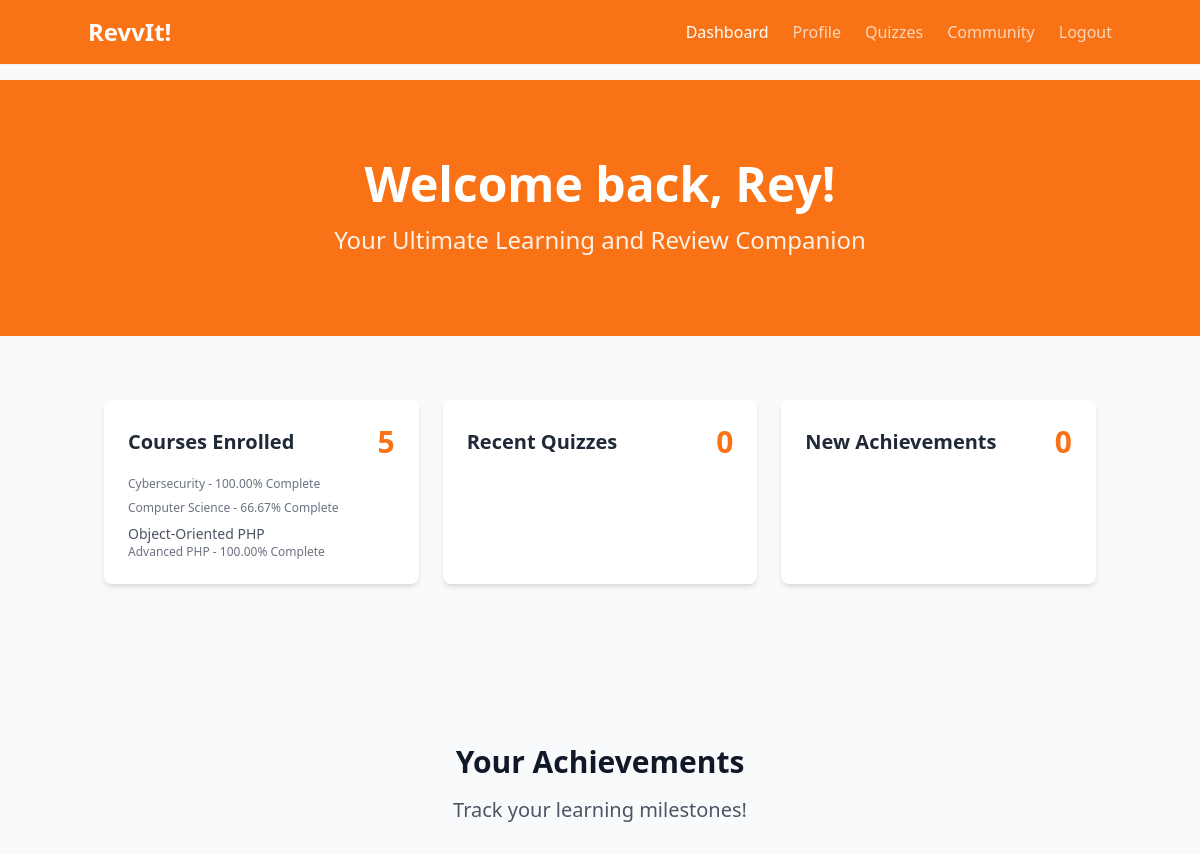
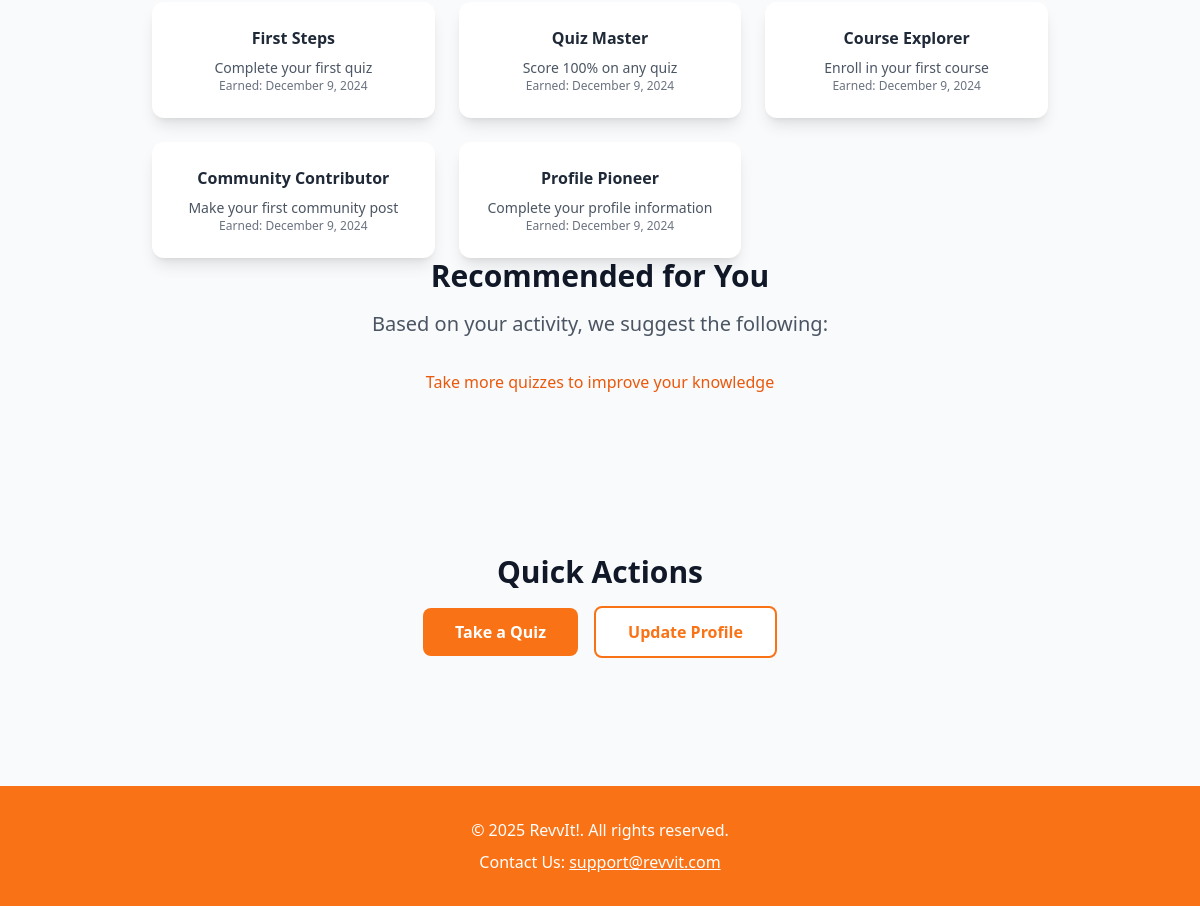
The app's page /dashboard.php (signed in) with its own data (2 pictures, top to bottom).
### tables this page shows
CREATE TABLE `users` (
  `id` int(11) NOT NULL,
  `name` varchar(100) NOT NULL,
  `email` varchar(100) NOT NULL,
  `password` varchar(255) NOT NULL,
  `profile_picture` varchar(255) DEFAULT 'default-profile.png',
  `role` enum('user','admin','moderator') DEFAULT 'user',
  `account_status` enum('active','suspended','inactive') DEFAULT 'active',
  `last_login` timestamp NULL DEFAULT NULL,
  `created_at` timestamp NOT NULL DEFAULT current_timestamp(),
  `updated_at` timestamp NOT NULL DEFAULT current_timestamp() ON UPDATE current_timestamp()
);

CREATE TABLE `user_courses` (
  `id` int(11) NOT NULL,
  `user_id` int(11) NOT NULL,
  `course_id` int(11) NOT NULL,
  `status` enum('enrolled','in_progress','completed','dropped') DEFAULT 'enrolled',
  `progress_percentage` decimal(5,2) DEFAULT 0.00,
  `enrolled_at` timestamp NOT NULL DEFAULT current_timestamp(),
  `completed_at` timestamp NULL DEFAULT NULL,
  `last_accessed` timestamp NULL DEFAULT NULL
);

CREATE TABLE `subjects` (
  `id` int(11) NOT NULL,
  `name` varchar(100) NOT NULL,
  `description` text DEFAULT NULL,
  `icon` varchar(255) DEFAULT NULL,
  `created_at` timestamp NOT NULL DEFAULT current_timestamp()
);

CREATE TABLE `courses` (
  `id` int(11) NOT NULL,
  `subject_id` int(11) NOT NULL,
  `name` varchar(255) NOT NULL,
  `description` text DEFAULT NULL,
  `difficulty_level` enum('beginner','intermediate','advanced') DEFAULT 'beginner',
  `status` enum('draft','published','archived') DEFAULT 'draft',
  `created_at` timestamp NOT NULL DEFAULT current_timestamp(),
  `updated_at` timestamp NOT NULL DEFAULT current_timestamp() ON UPDATE current_timestamp()
);

CREATE TABLE `user_achievements` (
  `id` int(11) NOT NULL,
  `user_id` int(11) NOT NULL,
  `achievement_id` int(11) NOT NULL,
  `earned_at` timestamp NOT NULL DEFAULT current_timestamp()
);

CREATE TABLE `achievements` (
  `id` int(11) NOT NULL,
  `name` varchar(100) NOT NULL,
  `description` text DEFAULT NULL,
  `icon` varchar(255) DEFAULT NULL,
  `points` int(11) DEFAULT 0,
  `created_at` timestamp NOT NULL DEFAULT current_timestamp()
);

### dashboard.php (the view, shortened to what the rows shown need)
<?php
require_once 'db.php';
require_once 'includes/course_functions.php';
require_once 'includes/achievement_functions.php';
$user_id = $_SESSION['user_id'];
$name_query = "SELECT name FROM users WHERE id = ?";
$stmt = $conn->prepare($name_query);
$stmt->bind_param("i", $user_id);
$stmt->execute();
$name_result = $stmt->get_result();
$user_name = $name_result->fetch_assoc()['name'];
$display_name = $user_name ?: $_SESSION['user'];
$user_achievements = getUserAchievements($conn, $user_id);
$courses_query = "SELECT
    c.name as course_name,
    s.name as subject_name,
    uc.progress_percentage,
    uc.enrolled_at,
    uc.status
    FROM user_courses uc
    INNER JOIN courses c ON uc.course_id = c.id
    LEFT JOIN subjects s ON c.subject_id = s.id
    WHERE uc.user_id = ?
    ORDER BY uc.enrolled_at DESC
    LIMIT 3";
try {
    $stmt = $conn->prepare($courses_query);
    if (!$stmt) {
        error_log("Failed to prepare courses query: " . $conn->error);
        $enrolled_courses = [];
        $total_enrolled = 0;
    } else {
        $stmt->bind_param("i", $user_id);
        $stmt->execute();
        $courses_result = $stmt->get_result();
        $enrolled_courses = $courses_result->fetch_all(MYSQLI_ASSOC);
    }
} catch (Exception $e) {
    error_log("Error fetching enrolled courses: " . $e->getMessage());
    $enrolled_courses = [];
    $total_enrolled = 0;
}
?>
<!DOCTYPE html>
<html lang="en">
<head>
    <link href="dist/output.css" rel="stylesheet">
</head>
<body class="bg-gray-50">
    <main class="pt-20 pb-16">
        <div class="bg-gradient-to-r from-primary to-orange-500 text-white py-20">
            <div class="container mx-auto px-4">
                <div class="max-w-4xl mx-auto text-center">
                    <h1 class="text-4xl md:text-5xl font-bold mb-4">Welcome back, <?php echo htmlspecialchars($display_name); ?>!</h1>
                    <p class="text-xl md:text-2xl text-white/90">Your Ultimate Learning and Review Companion</p>
                </div>
            </div>
        </div>
        <div class="container mx-auto px-4 py-16">
            <div class="grid grid-cols-1 md:grid-cols-3 gap-6 mb-8">
                <div class="bg-white rounded-lg shadow-md p-6">
                    <div class="space-y-2">
                        <?php foreach(array_slice($enrolled_courses, 0, 3) as $course): ?>
                        <div class="text-sm text-gray-600">
                            <p class="font-medium"><?php echo htmlspecialchars($course['course_name']); ?></p>
                            <p class="text-xs text-gray-500">
                                <?php echo htmlspecialchars($course['subject_name']); ?> -
                                <?php echo $course['progress_percentage']; ?>% Complete
                            </p>
                        </div>
                        <?php endforeach; ?>
                    </div>
                </div>
            </div>
        </div>
        <div class="container mx-auto px-4 py-16">
            <div class="max-w-4xl mx-auto mb-16">
                <div class="text-center mb-8">
                    <h2 class="text-3xl font-bold text-gray-900 mb-4">Your Achievements</h2>
                </div>
                <div class="grid grid-cols-1 md:grid-cols-3 gap-6">
                    <?php if (!empty($user_achievements)): ?>
                        <?php foreach ($user_achievements as $achievement): ?>
                            <div class="bg-white rounded-xl shadow-lg p-6 flex flex-col items-center text-center transform transition hover:scale-105">
                                <h3 class="font-bold text-gray-800 mb-2"><?php echo htmlspecialchars($achievement['title']); ?></h3>
                                <p class="text-sm text-gray-600"><?php echo htmlspecialchars($achievement['description']); ?></p>
                                <p class="text-xs text-gray-500 mt-3">
                                    Earned: <?php echo date('F j, Y', strtotime($achievement['earned_at'])); ?>
                                </p>
                            </div>
                        <?php endforeach; ?>
                    <?php endif; ?>
                </div>
            </div>
            <div class="text-center mb-8">
                <h2 class="text-3xl font-bold text-gray-900 mb-4">Recommended for You</h2>
            </div>
        </div>
        <div class="bg-gray-50 py-16">
            <div class="container mx-auto px-4">
                <div class="max-w-3xl mx-auto text-center">
                    <h2 class="text-3xl font-bold text-gray-900 mb-4">Quick Actions</h2>
                </div>
            </div>
        </div>
    </main>
</body>
</html>

### records on screen
users: name "Rey"
user_courses: subjects.name "Cybersecurity", progress_percentage "100.00"
user_courses: subjects.name "Computer Science", progress_percentage "66.67"
user_courses: course.name "Object-Oriented PHP", subjects.name "Advanced PHP", progress_percentage "100.00"
user_achievements: achievement.name "First Steps", achievement.description "Complete your first quiz", earned_at "December 9, 2024"
user_achievements: achievement.name "Quiz Master", achievement.description "Score 100% on any quiz", earned_at "December 9, 2024"
user_achievements: achievement.name "Course Explorer", achievement.description "Enroll in your first course", earned_at "December 9, 2024"
user_achievements: achievement.name "Community Contributor", achievement.description "Make your first community post", earned_at "December 9, 2024"
user_achievements: achievement.name "Profile Pioneer", achievement.description "Complete your profile information", earned_at "December 9, 2024"

### other values on screen
$total_enrolled "5"
$total_attempted "0"
$newAchievements "0"
$rec['text'] "Take more quizzes to improve your knowledge"
